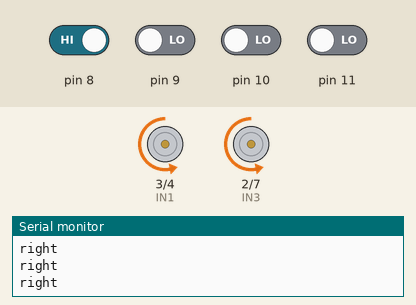
Simulated run of this sketch. Board: Arduino Uno, built with avr-gcc and run on an emulated ATmega328P. Parts: motor-driver pin pairs drawn as motors (green arrow = first pin HIGH = forward, orange = second pin HIGH = backward, longer = more drive, scaled by the enable pin), the last lines printed to the serial monitor. The test bench sets the inputs (shaded band); at power-on: pin 8 HIGH, pin 9–11 LOW.

Above: at 1.2 s.
1.3 s: pin 8 driven LOW
At 2.4 s:
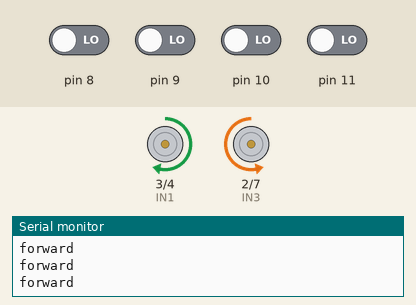
2.8 s: pin 10 driven HIGH
At 3.6 s:
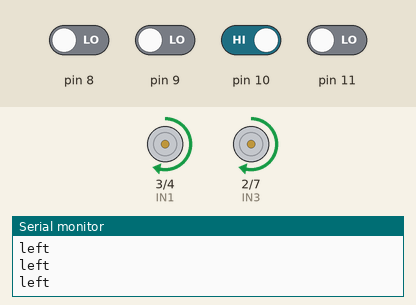
4.3 s: pin 10 driven LOW
At 4.8 s:
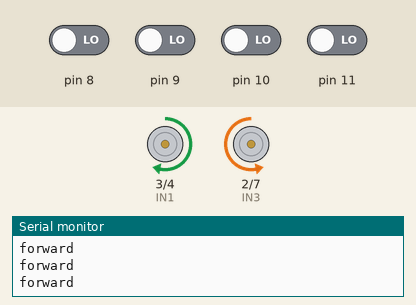
7.3 s: pin 8 driven HIGH
At 8.0 s:
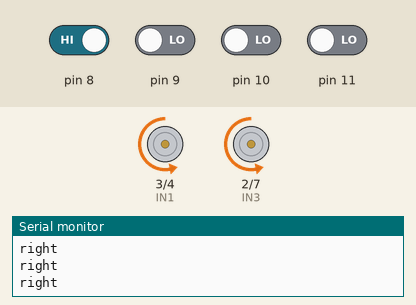
8.8 s: pin 11 driven HIGH
At 9.2 s:
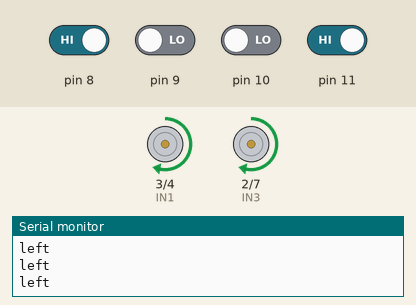
10.3 s: pin 9 driven HIGH
At 11.6 s:
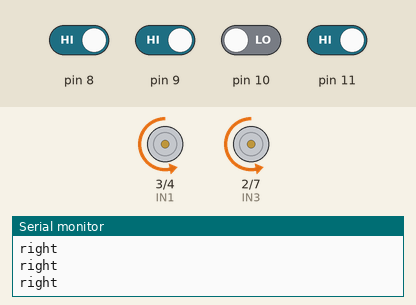
Timing chart, 0 to 13.3 s (numbered marks = the images above; inputs shaded):
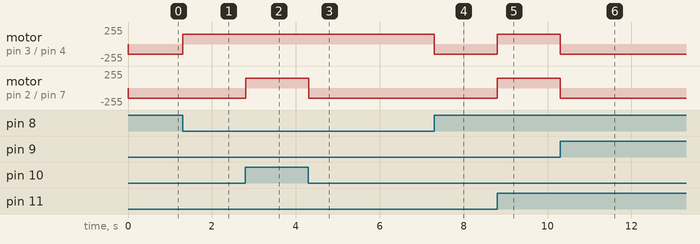

Measured:
- after the input at 1.3 s, motor on pin 3 (IN1) / pin 4 (IN2): backward 150/255 → forward 150/255 at once
- after the input at 2.8 s, motor on pin 2 (IN3) / pin 7 (IN4): backward 150/255 → forward 150/255 at once
- after the input at 4.3 s, motor on pin 2 (IN3) / pin 7 (IN4): forward 150/255 → backward 150/255 at once
- after the input at 7.3 s, motor on pin 3 (IN1) / pin 4 (IN2): forward 150/255 → backward 150/255 at once
- after the input at 8.8 s, motor on pin 3 (IN1) / pin 4 (IN2), motor on pin 2 (IN3) / pin 7 (IN4): backward 150/255 → forward 150/255 at once
- after the input at 10.3 s, motor on pin 3 (IN1) / pin 4 (IN2), motor on pin 2 (IN3) / pin 7 (IN4): forward 150/255 → backward 150/255 at once

The sketch:

4_tracking.ino
```cpp
/*************************************
 *     TIME:2023.06.25
 *     Development Team: Zhiyi Technology Co., Ltd.
 *
 *  **************************************/
#define ENA 5
#define ENB 6
#define IN1 3
#define IN2 4
#define IN3 2
#define IN4 7

int Sensor1;
int Sensor2;
int Sensor3;
int Sensor4;

void setup() {
  pinMode(ENA, OUTPUT);
  pinMode(IN1, OUTPUT);
  pinMode(IN2, OUTPUT);
  pinMode(ENB, OUTPUT);
  pinMode(IN3, OUTPUT);
  pinMode(IN4, OUTPUT);

  pinMode(8, INPUT);
  pinMode(9, INPUT);
  pinMode(10, INPUT);
  pinMode(11, INPUT);
  Serial.begin(9600);
}
void loop()
{
    //从前进方向看，从左到右传感器排列:Sensor4|Sensor3|Sensor2|Sensor1
    //The sensors are arranged from left to right:Sensor4|Sensor3|Sensor2|Sensor1
    Sensor1 = digitalRead(8);
    Sensor2 = digitalRead(9);
    Sensor3 = digitalRead(10);
    Sensor4 = digitalRead(11);
    //高电平为检测到黑线;The high level means that a black line is detected
    if ((Sensor4 == HIGH || Sensor3 == HIGH) && (Sensor2 == LOW || Sensor1 == LOW))
    {
        analogWrite(ENA, 150);
        analogWrite(ENB, 150);
        digitalWrite(IN1,HIGH);
        digitalWrite(IN2,LOW);
        digitalWrite(IN3,HIGH);
        digitalWrite(IN4,LOW);
        Serial.println("left");
    }
    else if((Sensor4 == LOW || Sensor3 == LOW) && (Sensor2 == HIGH || Sensor1 == HIGH))
    {
        analogWrite(ENA, 150);
        analogWrite(ENB, 150);
        digitalWrite(IN1,LOW);
        digitalWrite(IN2,HIGH);
        digitalWrite(IN3,LOW);
        digitalWrite(IN4,HIGH);
        Serial.println("right");
    }
    else  if(Sensor4 == LOW && Sensor3 == LOW && Sensor2 == LOW && Sensor1 == LOW)
    {
        analogWrite(ENA, 150);
        analogWrite(ENB, 150);
        digitalWrite(IN1,HIGH);
        digitalWrite(IN2,LOW);
        digitalWrite(IN3,LOW);
        digitalWrite(IN4,HIGH);
        Serial.println("forward");
    }
    else  if((Sensor2 == HIGH || Sensor3 == HIGH ) && Sensor1 == LOW && Sensor4 == LOW)
    {
        analogWrite(ENA, 180);
        analogWrite(ENB, 180);
        digitalWrite(IN1,HIGH);
        digitalWrite(IN2,LOW);
        digitalWrite(IN3,LOW);
        digitalWrite(IN4,HIGH);
        Serial.println("forward");
    }
    else
    {
        analogWrite(ENA, 0);
        analogWrite(ENB, 0);
        digitalWrite(IN1, LOW);
        digitalWrite(IN2, LOW);
        digitalWrite(IN3, LOW);
        digitalWrite(IN4, LOW);
        Serial.println("stop");
    }
}
```
